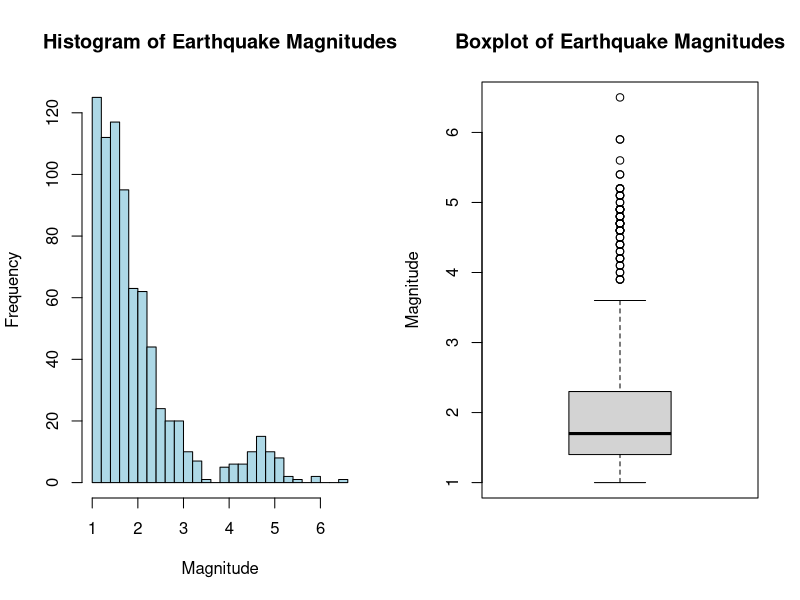
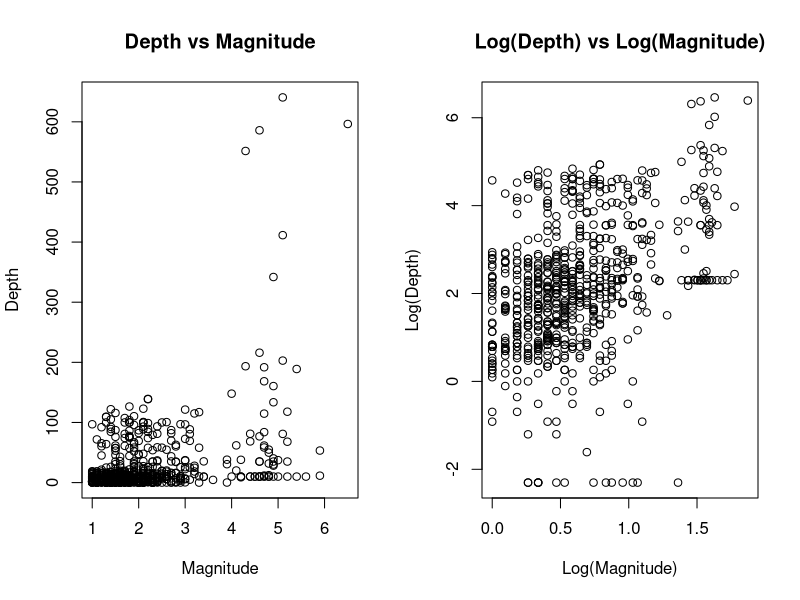
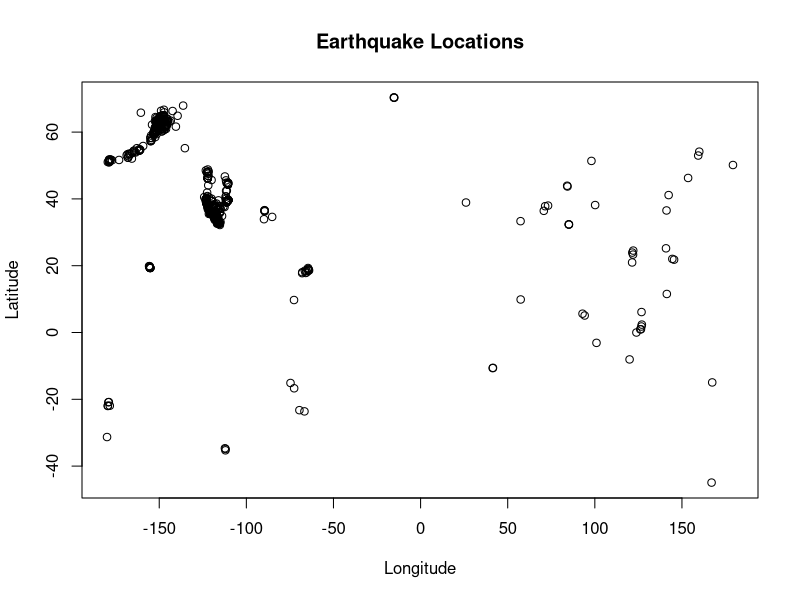
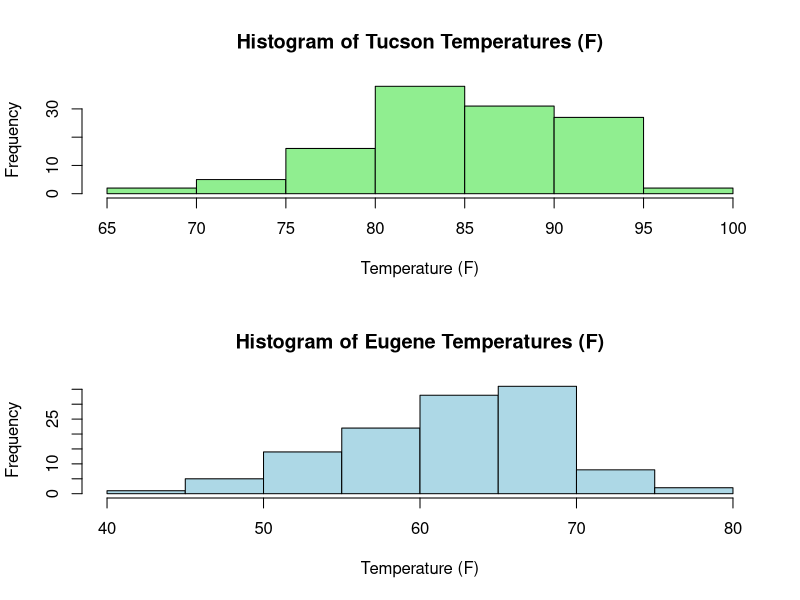

Write R code to recreate these figures, in order.
# a)
eq = read.csv("lab1/earthq.csv")

mean(eq$Magnitude) # mean or average
median(eq$Magnitude)
var(eq$Magnitude) # variance
sd(eq$Magnitude) # standard deviation = sqrt(variance)

par(mfrow = c(1, 2))
hist(eq$Magnitude, breaks = 20, main = "Histogram of Earthquake Magnitudes", xlab = "Magnitude", col = "lightblue")
boxplot(eq$Magnitude, main = "Boxplot of Earthquake Magnitudes", ylab = "Magnitude")

# b)
par(mfrow = c(1, 2))
plot(eq$Magnitude, eq$Depth, xlab = "Magnitude", ylab = "Depth", main = "Depth vs Magnitude")
plot(log(eq$Magnitude), log(eq$Depth), xlab = "Log(Magnitude)", ylab = "Log(Depth)", main = "Log(Depth) vs Log(Magnitude)")

# c)
par(mfrow = c(1, 1))
plot(eq$Lon, eq$Lat, xlab = "Longitude", ylab = "Latitude", main = "Earthquake Locations")

# 2)
# a)
tt = read.csv("lab1/ttucson.csv")
tt$x <- as.numeric(tt$x) # convert to numeric
tt <- tt[!is.na(tt$x), ] # remove NA values
tt$Ftemp <- tt$x * 1.8 + 32
head(tt)

# b)
print(mean(tt$Ftemp))
tt_outliers <- tt
tt_outliers$Z_score <- (tt_outliers$Ftemp - mean(tt_outliers$Ftemp)) / sd(tt_outliers$Ftemp)
tt_outliers <- tt_outliers[abs(tt_outliers$Z_score) > 3, ]
tt_outliers

# c)
print(mean(tt$x))
print(sd(tt$x))
print(mean(tt$Ftemp))
print(mean(tt$x) * 1.8 + 32) # check
print(sd(tt$Ftemp))
print(sd(tt$x) * 1.8) # check

# d)
teu = read.csv("lab1/teugene.csv")
teu$x <- as.numeric(teu$x) # convert to numeric
teu <- teu[!is.na(teu$x), ] # remove NA values
teu$Ftemp <- teu$x * 1.8 + 32

print(mean(tt$Ftemp))
print(sd(tt$Ftemp))
print(max(tt$Ftemp))
print(min(tt$Ftemp))

print(mean(teu$Ftemp))
print(sd(teu$Ftemp))
print(max(teu$Ftemp))
print(min(teu$Ftemp))

par(mfrow = c(2, 1))
hist(tt$Ftemp, main = "Histogram of Tucson Temperatures (F)", xlab = "Temperature (F)", col = "lightgreen")
hist(teu$Ftemp, main = "Histogram of Eugene Temperatures (F)", xlab = "Temperature (F)", col = "lightblue")